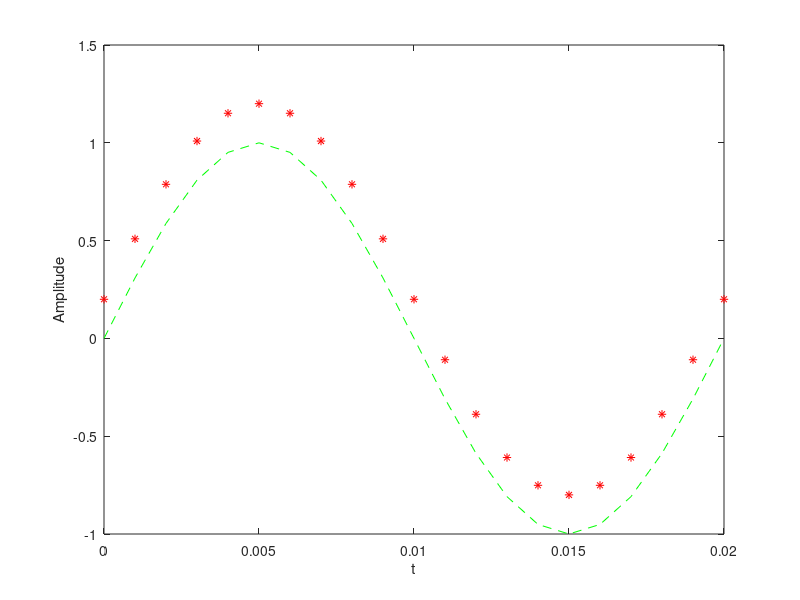

Write MATLAB code to recreate this figure.
t = 0:0.001:0.02;
f = sin(2*pi*50*t);
g = f + 0.2;

plot(t, f, 'g--')
hold on
plot(t, g, 'r*')
hold off

xlabel('t')
ylabel('Amplitude')
